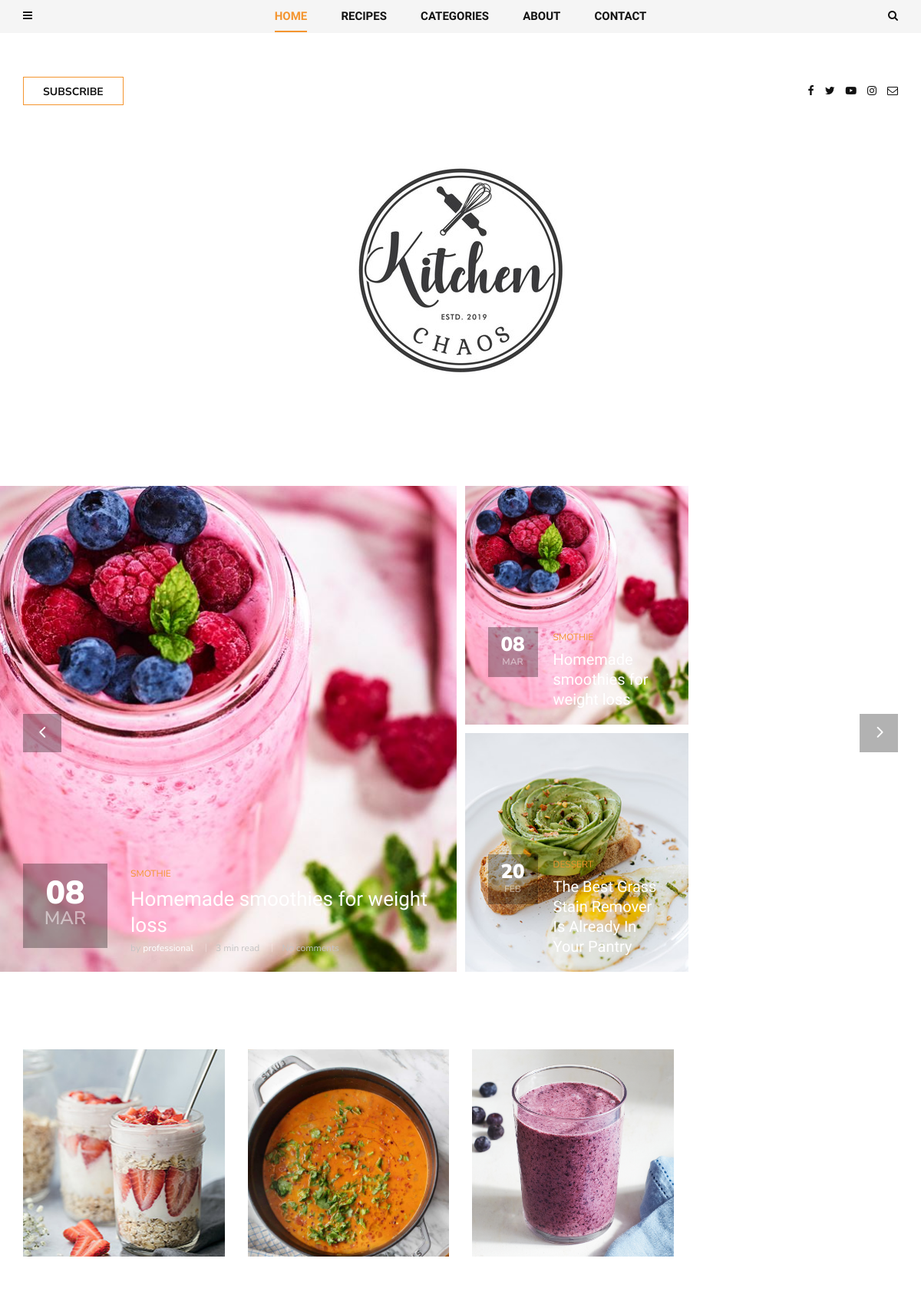
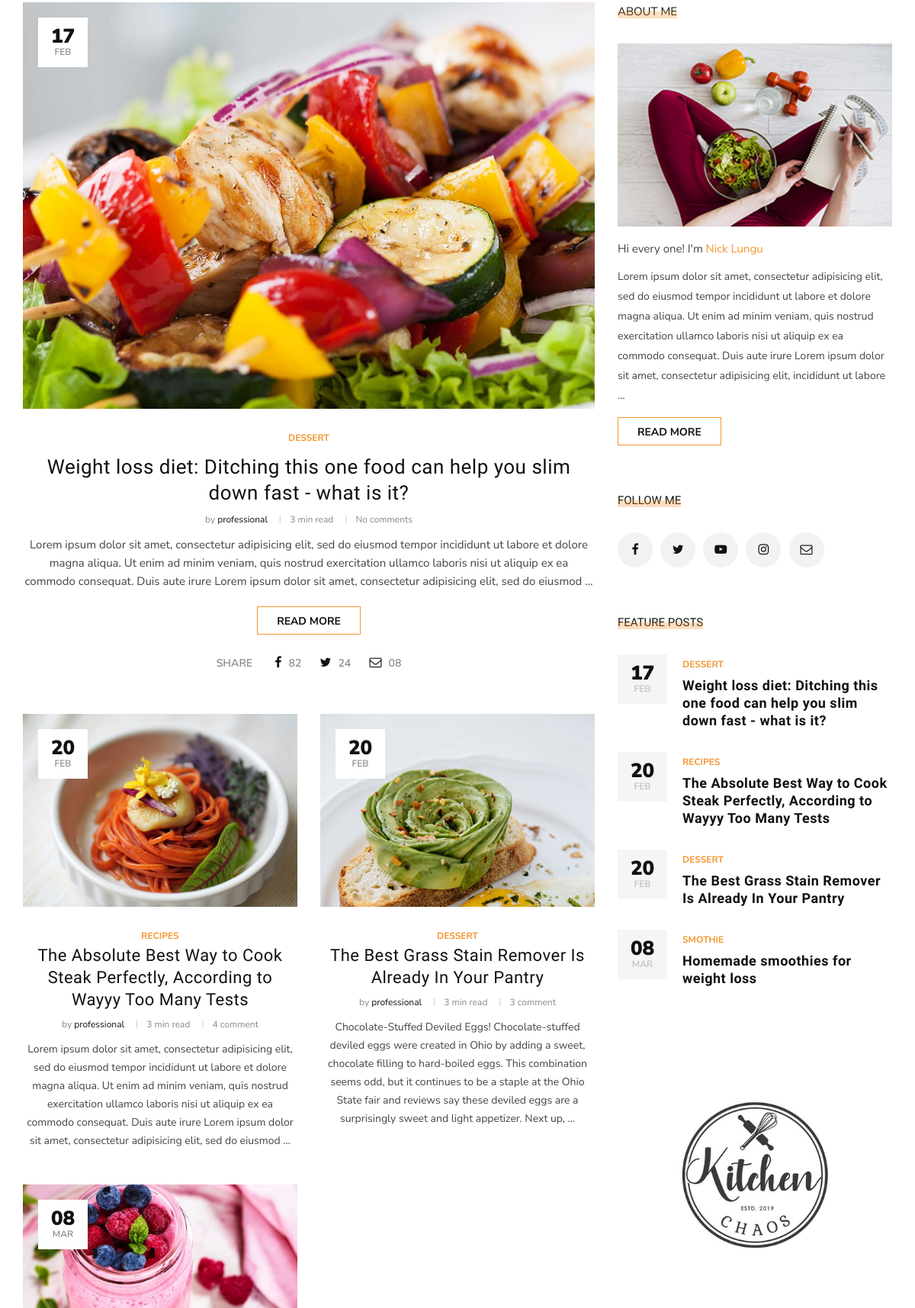
The page / (upper part) on the database its author committed (2 pictures, top to bottom).
### blog/models.py (models this page shows, shortened)
class Post(models.Model):
    slug = models.SlugField(max_length=200, default='')
    author = models.ForeignKey(
        User,
        related_name='posts',
        on_delete=models.CASCADE
    )
    title = models.CharField(max_length=200)
    image = models.ImageField(upload_to='articles/')
    text = models.TextField()
    create_date = models.DateTimeField(auto_now_add=True)
    category = models.ForeignKey(
        Category,
        related_name='post',
        on_delete=models.SET_NULL,
        null=True
    )
    tags = models.ManyToManyField(
        Tag,
        related_name='post'
    )
    time_prepare = models.PositiveIntegerField()
    time_cook = models.PositiveIntegerField()
    def get_absolute_url(self):
        return reverse("post_single", kwargs={"slug": self.category.slug, "post_slug": self.slug})
    def get_comments_number(self):
        count = self.comments.count()
        if count > 0:
            return f'{count} comment'
        return "No comments"

class Category(MPTTModel):
    name = models.CharField(max_length=100)
    slug = models.SlugField(max_length=100)
    image = models.ImageField(upload_to='categories/', default='categories/cat-1.jpg')
    parent = TreeForeignKey(
        'self',
        related_name='childrens',
        on_delete=models.SET_NULL,
        null=True,
        blank=True
    )
    class Meta:
        ordering = ['name']
    def __str__(self):
        return self.name

### contact/models.py (models this page shows)
class AboutModel(models.Model):
    name = models.CharField(max_length=100, default="")
    description = RichTextField()

### blog/views.py (the view)
# urls.py: path('', cache_page(60*15)(views.HomeView.as_view()), name='home'),
class HomeView(ListView):
    model = Post
    paginate_by = 6
    template_name = "blog/home.html"

### templates/blog/home.html (shortened to what this page needs)
{% extends 'index.html' %}
{% load menu_tags social_tags %}
{% block content %}
    <section class="hero">
        <div class="hero__slider owl-carousel">
            <div class="hero__item">
                <div class="container-fluid">
                    <div class="row">
                        <div class="col-lg-6 p-0">
                            {% get_list_posts 0 1 as posts %}
                            {% for post in posts %}
                                <div class="hero__inside__item hero__inside__item--wide set-bg"
                                    data-setbg="{{ post.image.url }}">
                                    <div class="hero__inside__item__text">
                                        <div class="hero__inside__item--meta">
                                            <span>{{ post.create_date|date:"d" }}</span>
                                            <p>{{ post.create_date|date:"M" }}</p>
                                        </div>
                                        <div class="hero__inside__item--text">
                                            <ul class="label">
                                                <li>{{ post.category.name }}</li>
                                            </ul>
                                            <h4>{{ post.title }}</h4>
                                            <ul class="widget">
                                                <li>by <span>{{ post.author }}</span></li>
                                                <li>3 min read</li>
                                                <li>{{ post.get_comments_number }}</li>
                                            </ul>
                                        </div>
                                    </div>
                                </div>
                            {% endfor %}
                        </div>
                        <div class="col-lg-3 col-md-6  p-0">
                            {% get_list_posts 0 2 as posts %}
                            {% for post in posts %}
                                <div class="hero__inside__item hero__inside__item--small set-bg"
                                    data-setbg="{{ post.image.url }}">
                                    <div class="hero__inside__item__text">
                                        <div class="hero__inside__item--meta">
                                            <span>{{ post.create_date|date:"d" }}</span>
                                            <p>{{ post.create_date|date:"M" }}</p>
                                        </div>
                                        <div class="hero__inside__item--text">
                                            <ul class="label">
                                                <li>{{ post.category.name }}</li>
                                            </ul>
                                            <h5>{{ post.title }}</h5>
                                        </div>
                                    </div>
                                </div>
                            {% endfor %}
                        </div>
                    </div>
                </div>
            </div>
            <div class="hero__item">
                <div class="container-fluid">
                    <div class="row">
                            {% get_list_posts 2 3 as posts %}
                            {% get_list_posts 2 4 as posts %}
                    </div>
                </div>
            </div>
        </div>
    </section>
    <section class="categories spad">
        <div class="container">
            <div class="row">
                {% get_list_categories as list_categories %}
                {% for category in list_categories %}
                    <div class="col-lg-3 col-md-6 col-sm-6">
                        <div class="categories__item set-bg" data-setbg="{{category.image.url}}">
                        </div>
                    </div>
                {% endfor %}
            </div>
        </div>
        <div class="categories__post">
            <div class="container">
                <div class="row">
                    <div class="col-lg-8 col-md-8">
                        {% for post in post_list %}
                            {% if forloop.first %}
                                <div class="categories__post__item categories__post__item--large">
                                    <div class="categories__post__item__pic set-bg"
                                        data-setbg="{{ post.image.url }}">
                                        <div class="post__meta">
                                            <h4>{{ post.create_date|date:"d" }}</h4>
                                            <span>{{ post.create_date|date:"M" }}</span>
                                        </div>
                                    </div>
                                    <div class="categories__post__item__text">
                                        <ul class="post__label--large">
                                            <li>{{ post.category }}</li>
                                        </ul>
                                        <h3><a href="{{ post.get_absolute_url }}">{{ post.title }}</a></h3>
                                        <ul class="post__widget">
                                            <li>by <span>{{ post.author }}</span></li>
                                            <li>3 min read</li>
                                            <li>{{ post.get_comments_number }}</li>
                                        </ul>
                                        <p>{{ post.text|truncatewords:50 }}</p>
                                        <a href="{{ post.get_absolute_url }}" class="primary-btn">Read more</a>
                                        <div class="post__social">
                                            <span>Share</span>
                                            <a href="#"><i class="fa fa-facebook"></i> <span>82</span></a>
                                            <a href="#"><i class="fa fa-twitter"></i> <span>24</span></a>
                                            <a href="#"><i class="fa fa-envelope-o"></i> <span>08</span></a>
                                        </div>
                                    </div>
                                </div>
                            {% endif %}
                        {% endfor %}
                        <div class="row">
                            <div class="col-lg-6 col-md-6 col-sm-6">
                                {% for post in post_list %}
                                    {% if forloop.counter|divisibleby:2 %}
                                        <div class="categories__post__item">
                                            <div class="categories__post__item__pic small__item set-bg"
                                                data-setbg="{{ post.image.url }}">
                                                <div class="post__meta">
                                                    <h4>{{ post.create_date|date:"d" }}</h4>
                                                    <span>{{ post.create_date|date:"M" }}</span>
                                                </div>
                                            </div>
                                            <div class="categories__post__item__text">
                                                <span class="post__label">{{ post.category }}</span>
                                                <h3><a href="{{ post.get_absolute_url }}">{{ post.title }}</a></h3>
                                                <ul class="post__widget">
                                                    <li>by <span>{{ post.author }}</span></li>
                                                    <li>3 min read</li>
                                                    <li>{{ post.get_comments_number }}</li>
                                                </ul>
                                                <p>{{ post.text|truncatewords:50 }}</p>
                                            </div>
                                        </div>
                                    {% endif %}
                                {% endfor %}
                            </div>
                             <div class="col-lg-6 col-md-6 col-sm-6">
                                {% for post in post_list %}
                                    {% if not forloop.first and not forloop.counter|divisibleby:2 %}
                                        <div class="categories__post__item">
                                            <div class="categories__post__item__pic small__item set-bg"
                                                data-setbg="{{ post.image.url }}">
                                                <div class="post__meta">
                                                    <h4>{{ post.create_date|date:"d" }}</h4>
                                                    <span>{{ post.create_date|date:"M" }}</span>
                                                </div>
                                            </div>
                                            <div class="categories__post__item__text">
                                                <span class="post__label">{{ post.category }}</span>
                                                <h3><a href="{{ post.get_absolute_url }}">{{ post.title }}</a></h3>
                                                <ul class="post__widget">
                                                    <li>by <span>{{ post.author }}</span></li>
                                                    <li>3 min read</li>
                                                    <li>{{ post.get_comments_number }}</li>
                                                </ul>
                                                <p>{{ post.text|truncatewords:50 }}</p>
                                            </div>
                                        </div>
                                    {% endif %}
                                {% endfor %}
                            </div>
                        </div>
                    </div>
                    <div class="col-lg-4 col-md-4">
                        <div class="sidebar__item">
                            <div class="sidebar__about__item">
                                <div class="sidebar__item__title">
                                    <h6>About me</h6>
                                </div>
                                {% get_about as about %}
                                <img src="/static/img/sidebar/sidebar-about.jpg" alt="">
                                <h6>Hi every one! I'm <span>{{ about.name }}</span></h6>
                                <p>{{ about.description|truncatewords:50|safe }}</p>
                                <a href="#" class="primary-btn">Read more</a>
                            </div>
                            <div class="sidebar__follow__item">
                                <div class="sidebar__item__title">
                                    <h6>Follow me</h6>
                                </div>
                                <div class="sidebar__item__follow__links">
                                    <a href="#"><i class="fa fa-facebook"></i></a>
                                    <a href="#"><i class="fa fa-twitter"></i></a>
                                    <a href="#"><i class="fa fa-youtube-play"></i></a>
                                    <a href="#"><i class="fa fa-instagram"></i></a>
                                    <a href="#"><i class="fa fa-envelope-o"></i></a>
                                </div>
                            </div>
                            <div class="sidebar__feature__item">
                                <div class="sidebar__item__title">
                                    <h6>Feature Posts</h6>
                                </div>
                                <div class="sidebar__feature__item__list">
                                    {% for post in post_list %}
                                        {% if forloop.counter <= 5 %}
                                            <div class="sidebar__feature__item__list__single">
                                                <div class="post__meta">
                                                    <h4>{{ post.create_date|date:"d" }}</h4>
                                                    <span>{{ post.create_date|date:"M" }}</span>
                                                </div>
                                                <div class="post__text">
                                                    <span>{{ post.category }}</span>
                                                    <h5><a href="{{ post.get_absolute_url }}">{{ post.title }}</a></h5>
                                                </div>
                                            </div>
                                        {% endif %}
                                    {% endfor %}
                                </div>
                            </div>
                            <div class="sidebar__item__banner">
                                <img src="/static/img/logo.jpg" alt="">
                            </div>
                        </div>
                    </div>
                </div>
            </div>
        </div>
    </section>
{% endblock content %}

### rows shown on the page
Post: create_date "08", create_date "MAR", category.name "SMOTHIE", title "Homemade smoothies for weight loss", author "professional", get_comments_number "No comments", shows a picture, category "SMOTHIE"
Post: shows a picture, create_date "20", create_date "FEB", category.name "DESSERT", title "The Best Grass Stain Remover Is Already In Your Pantry", category "DESSERT", author "professional", get_comments_number "3 comment", text "Chocolate-Stuffed Deviled Eggs! Chocolate-stuffed deviled eggs were created in Ohio by adding a sweet, chocolate filling to hard-boiled eggs. This combination seems odd, but it continues to be a staple at the Ohio State fair and reviews say these deviled eggs are a surprisingly sweet and light appetizer. Next up, …"
Category: shows a picture
Category: shows a picture
Category: shows a picture
Post: create_date "17", create_date "FEB", category "DESSERT", title "Weight loss diet: Ditching this one food can help you slim down fast - what is it?", author "professional", get_comments_number "No comments", text "Lorem ipsum dolor sit amet, consectetur adipisicing elit, sed do eiusmod tempor incididunt ut labore et dolore magna aliqua. Ut enim ad minim veniam, quis nostrud exercitation ullamco laboris nisi ut aliquip ex ea commodo consequat. Duis aute irure Lorem ipsum dolor sit amet, consectetur adipisicing elit, sed do eiusmod …"
Post: shows a picture, create_date "20", create_date "FEB", category "RECIPES", title "The Absolute Best Way to Cook Steak Perfectly, According to Wayyy Too Many Tests", author "professional", get_comments_number "4 comment", text "Lorem ipsum dolor sit amet, consectetur adipisicing elit, sed do eiusmod tempor incididunt ut labore et dolore magna aliqua. Ut enim ad minim veniam, quis nostrud exercitation ullamco laboris nisi ut aliquip ex ea commodo consequat. Duis aute irure Lorem ipsum dolor sit amet, consectetur adipisicing elit, sed do eiusmod …"
AboutModel: name "Nick Lungu", description "Lorem ipsum dolor sit amet, consectetur adipisicing elit, sed do eiusmod tempor incididunt ut labore et dolore magna aliqua. Ut enim ad minim veniam, quis nostrud exercitation ullamco laboris nisi ut aliquip ex ea commodo consequat. Duis aute irure Lorem ipsum dolor sit amet, consectetur adipisicing elit, incididunt ut labore …"
